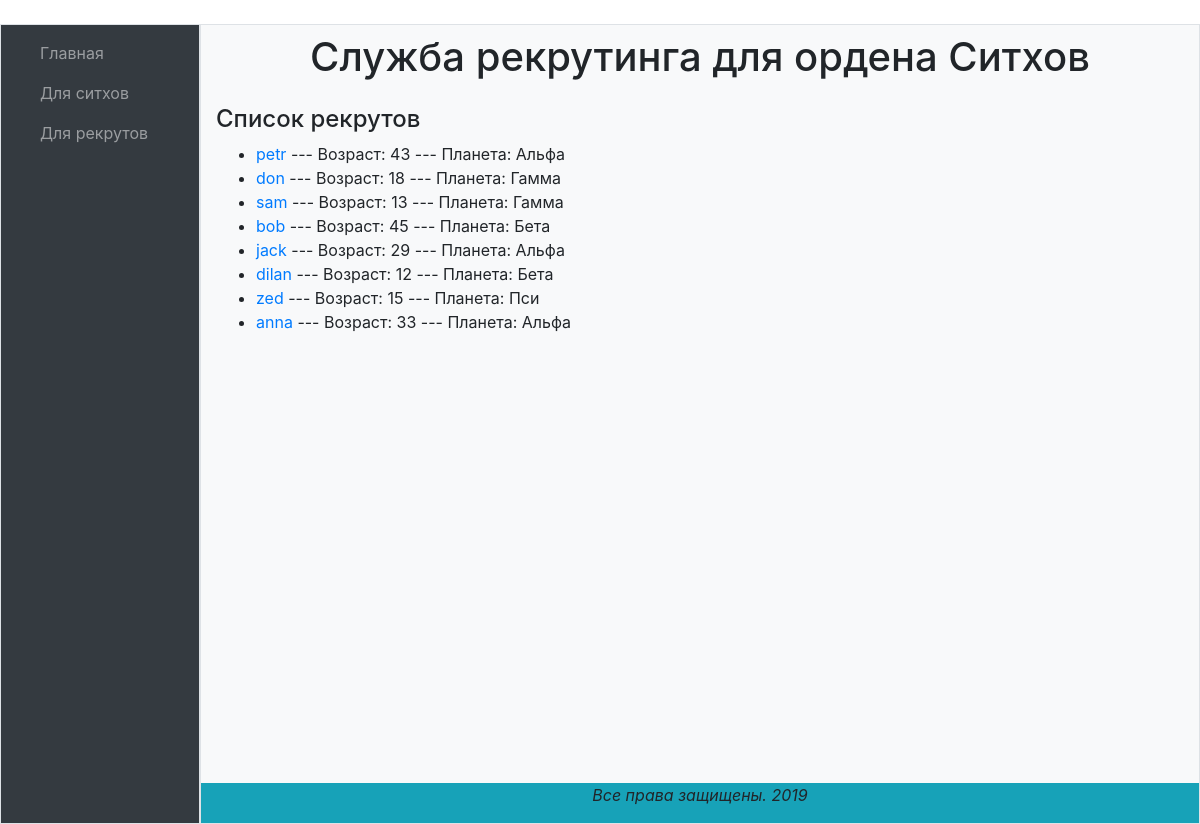
Page /recruitment/recruit/all on the committed database.
### recruitment/models.py (models this page shows, shortened)
class Recruit(models.Model):
    name = models.CharField(max_length=100, verbose_name='Имя')
    planet = models.ForeignKey(Planet, on_delete=models.CASCADE, verbose_name='Планета')
    age = models.IntegerField(default=0, verbose_name='Возраст')
    email = models.EmailField(max_length=100, verbose_name='Электронный адрес почты')
    def get_absolute_url(self):
        return reverse('recruit-detail',args=[str(self.id)])

class Planet(models.Model):
    name = models.CharField(max_length=100)
    def __str__(self):
        return self.name

### recruitment/views.py (the view)
# urls.py: path('recruit/all',views.RecruitListView.as_view(),name='recruit-list'),
class RecruitListView(ListView):
    model = Recruit
    context_object_name = 'recruit_list'
    queryset = Recruit.objects.all()
    template_name = 'recruit_list.html'

### recruitment/templates/recruit_list.html
﻿{% extends 'base.html' %}
{% block content %}
	<h4>Список рекрутов</h4>
	{% if recruit_list %}
	<ul>
		{% for recruit in recruit_list %}
		<li><a href='{{ recruit.get_absolute_url }}'>{{ recruit.name }}</a> --- Возраст: {{ recruit.age }} --- Планета: {{ recruit.planet }}</li>
		{% endfor %}
	</ul>
	{% else %}
		<p>Нет зарегистрированных рекрутов</p>
	{% endif %}
{% endblock %}

### recruitment/templates/base.html (shortened to what this page needs)
{% load bootstrap4 %}
<!DOCTYPE html>
<html>
<head>
	{% bootstrap_css %}
</head>
<body>
	<div class="container-fluid">
		<div class="row" style="height: 100vh">
			<div class="col-2 navbar-container bg-dark border">
				<nav class="navbar navbar-expand-lg navbar-dark">
					<div class="collapse navbar-collapse" id="navbar">
						<ul class="navbar-nav flex-column">
							<li class="nav-item"><a href="{% url 'index' %}" class="nav-link">Главная</a></li>
							<li class="nav-item"><a href="{% url 'sith-list' %}" class="nav-link">Для ситхов</a></li>
							<li class="nav-item"><a href="{% url 'recruit-create' %}" class="nav-link">Для рекрутов</a></li>
						</ul>
					</div>
				</nav>
			</div>
			<div class="col-10 content-container py-2 border bg-light">
				<header class="mb-4">
					<h1 class="text-center">Служба рекрутинга для ордена Ситхов</h1>
				</header>
				{% block content %}{% endblock %}
				<footer class="fixed-bottom bg-info" style="bottom: 0; position: absolute;">
					<p class="font-italic" style="text-align: center;">Все права защищены. 2019</p>
				</footer>
			</div>
		</div>
	</div>
</body>
</html>

### rows in the picture
Recruit: name "petr", age "43", planet "Альфа"
Recruit: name "don", age "18", planet "Гамма"
Recruit: name "sam", age "13", planet "Гамма"
Recruit: name "bob", age "45", planet "Бета"
Recruit: name "jack", age "29", planet "Альфа"
Recruit: name "dilan", age "12", planet "Бета"
Recruit: name "zed", age "15", planet "Пси"
Recruit: name "anna", age "33", planet "Альфа"
